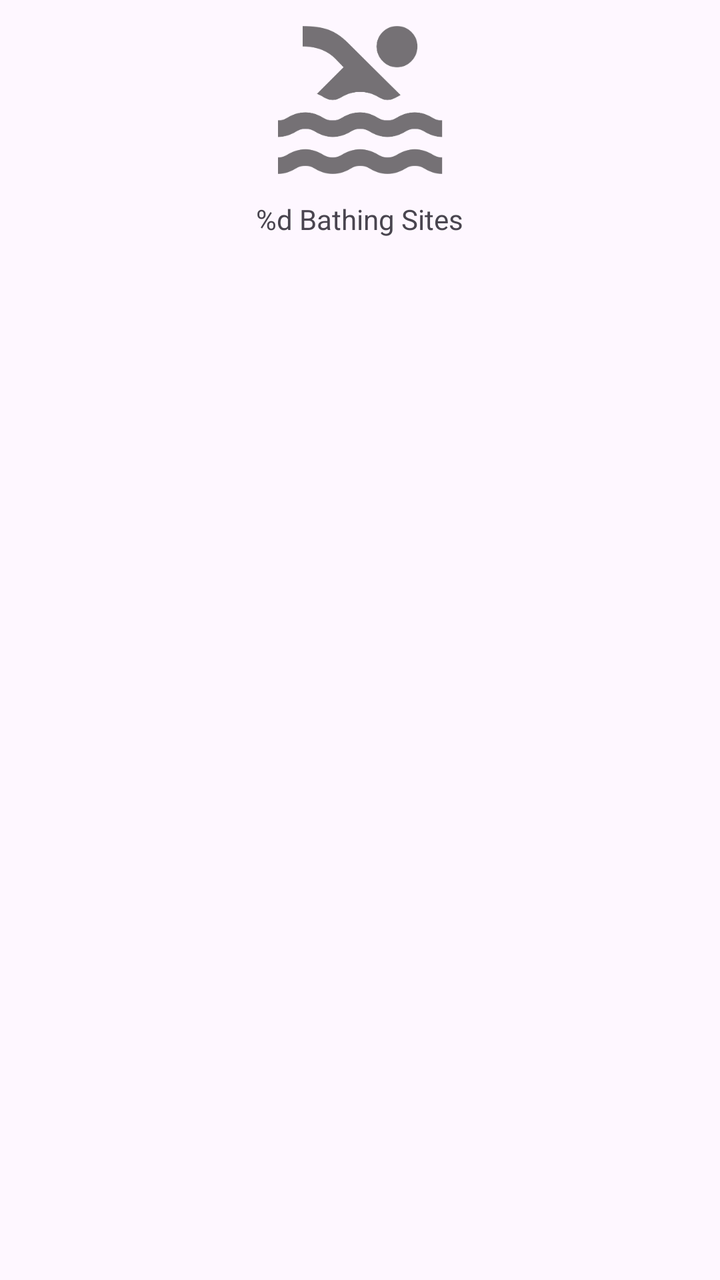
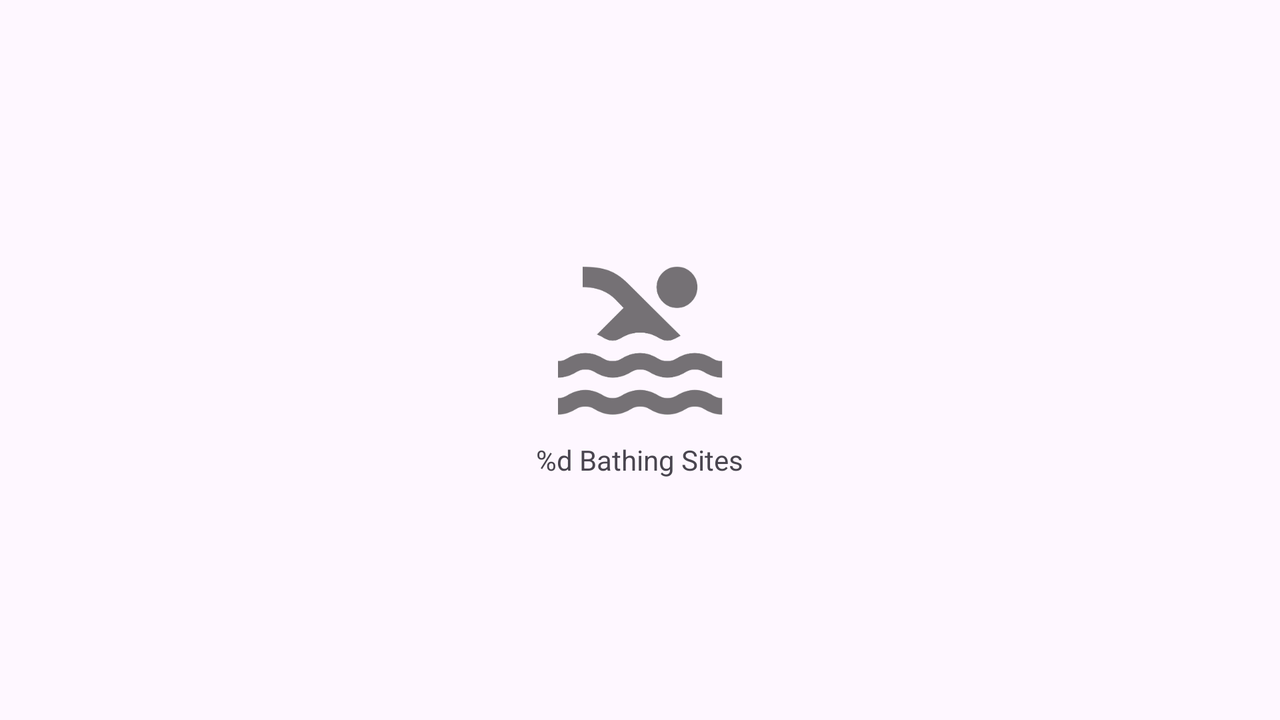

An Android layout and its configuration variant, each rendered on a device that would load it. The default file and the variant file are quoted in full after the pictures.
<!-- AndroidManifest.xml: application theme Theme.BathingSites -->
<!-- res/layout/bathing_sites_view.xml -->
<?xml version="1.0" encoding="utf-8"?>
<LinearLayout xmlns:android="http://schemas.android.com/apk/res/android"
    xmlns:app="http://schemas.android.com/apk/res-auto"
    xmlns:tools="http://schemas.android.com/tools"
    android:layout_gravity="center"
    android:orientation="vertical"
    android:layout_width="match_parent"
    android:layout_height="match_parent">

    <ImageView

        android:id="@+id/badplats_symbol2"
        android:layout_width="wrap_content"
        android:layout_height="wrap_content"

        android:visibility="visible"
        android:layout_gravity="center"
        app:layout_constraintBottom_toTopOf="@+id/badplatser_textVeiw2"
        app:layout_constraintEnd_toEndOf="parent"
        app:layout_constraintStart_toStartOf="parent"
        app:layout_constraintTop_toTopOf="parent"
        app:layout_constraintVertical_bias="0.364"
        app:srcCompat="@drawable/ic_pool"
        tools:visibility="visible" />

    <TextView
        android:id="@+id/badplatser_textVeiw2"
        android:layout_width="wrap_content"
        android:layout_height="wrap_content"
        android:layout_gravity="center"

        android:text="@string/antal_badplatser"
        android:visibility="visible"
        app:layout_constraintTop_toBottomOf="@+id/badplats_symbol2"
        tools:visibility="visible" />

</LinearLayout>
<!-- resources referenced by this layout -->
<resources>
  <!-- drawable ic_pool: png bitmap (drawable-hdpi, 4758 bytes) -->
  <string name="antal_badplatser"> %d Bathing Sites</string>
  <style name="Theme.BathingSites" parent="Base.Theme.BathingSites" />
  <style name="Base.Theme.BathingSites" parent="Theme.Material3.Light">
          
          
      </style>
</resources>
<!-- res/layout-land/bathing_sites_view.xml (the repository's variant of the layout above) -->
<!-- drawn on the phone turned sideways -->
<?xml version="1.0" encoding="utf-8"?>
<LinearLayout xmlns:android="http://schemas.android.com/apk/res/android"
    xmlns:app="http://schemas.android.com/apk/res-auto"
    xmlns:tools="http://schemas.android.com/tools"
    android:orientation="horizontal"

    android:layout_width="match_parent"
    android:layout_height="match_parent">

    <LinearLayout
        android:layout_width="match_parent"
        android:layout_height="match_parent"
        android:orientation="horizontal">

        <LinearLayout
            android:layout_width="wrap_content"
            android:layout_height="wrap_content"
            android:layout_weight="1"
            android:layout_gravity="center"
            android:orientation="vertical">

            <ImageView

                android:id="@+id/badplats_symbol2"
                android:layout_width="wrap_content"
                android:layout_height="wrap_content"
                android:layout_gravity="center"
                android:visibility="visible"
                app:srcCompat="@drawable/ic_pool"
                tools:visibility="visible" />

            <TextView
                android:id="@+id/badplatser_textVeiw2"
                android:layout_width="wrap_content"
                android:layout_height="wrap_content"
                android:layout_gravity="center"

                android:text="@string/antal_badplatser"
                android:visibility="visible"
                app:layout_constraintTop_toBottomOf="@+id/badplats_symbol2"
                tools:visibility="visible" />


        </LinearLayout>
    </LinearLayout>

</LinearLayout>
